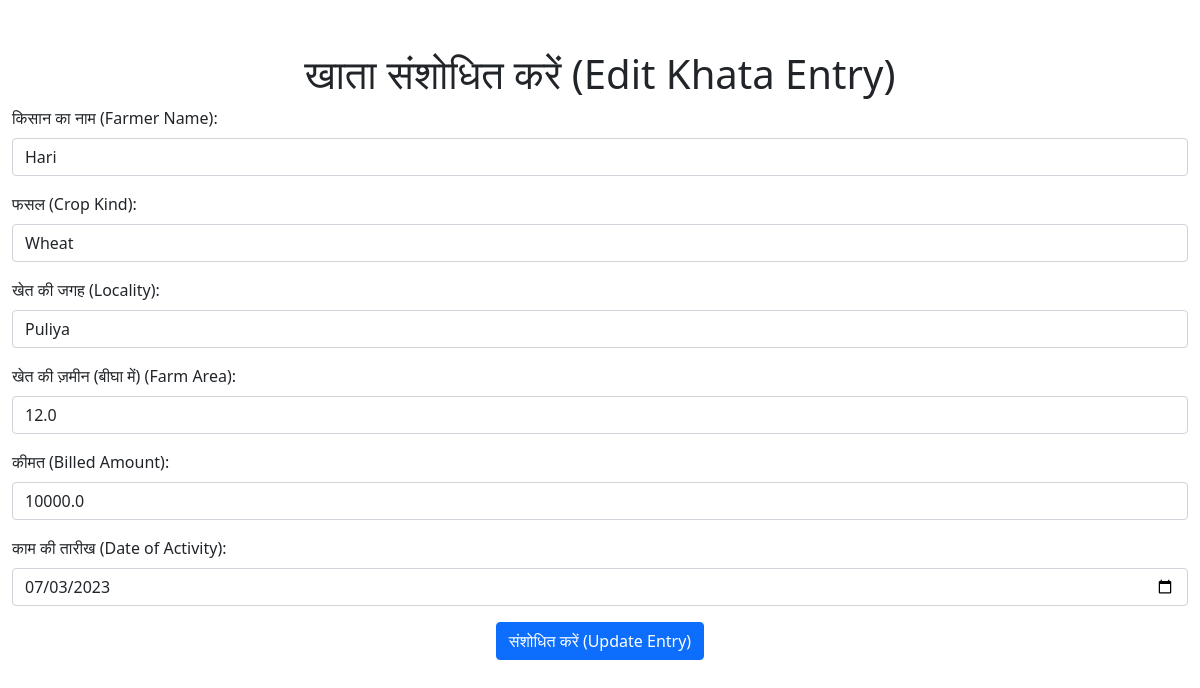
Page /edit_entry/1 on the earlier database version.
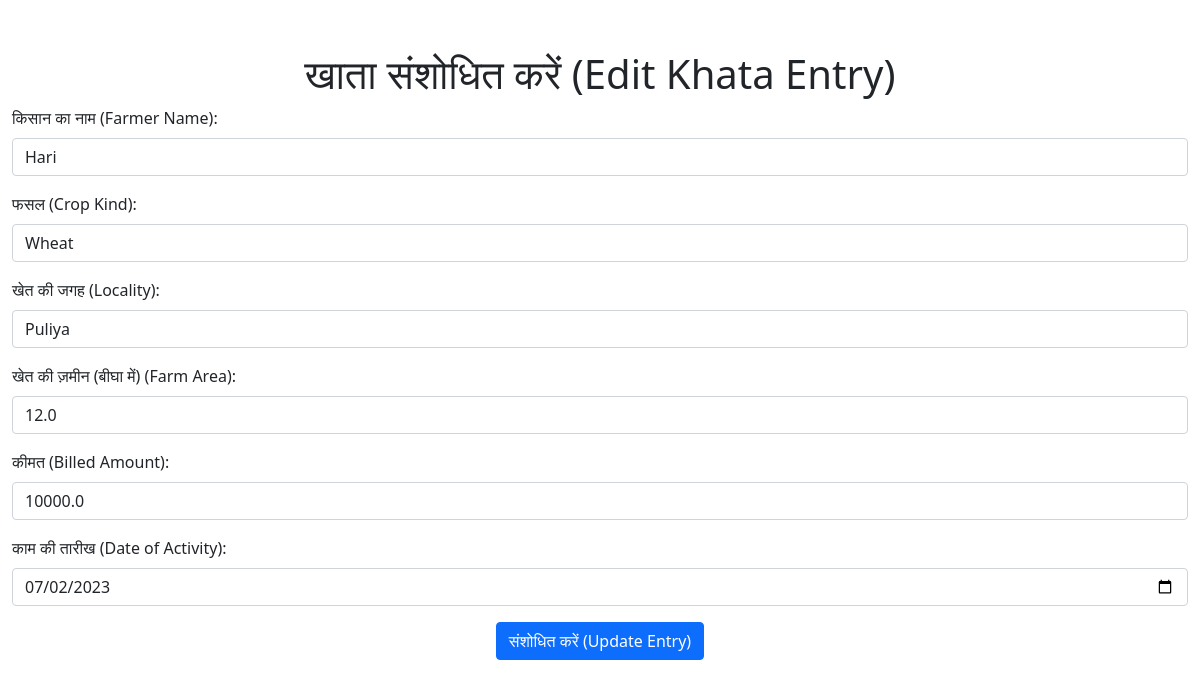
Same page on the later database version.
### app.py (models this page shows, shortened)
class KhataEntry(db.Model):
    id = db.Column(db.Integer, primary_key=True)
    lender_id = db.Column(db.Integer, db.ForeignKey('user.id'), nullable=False, index=True)
    farmer_name = db.Column(db.String(100), nullable=False)
    crop_kind = db.Column(db.String(100), nullable=False)
    locality = db.Column(db.String(100), nullable=False)
    farm_area = db.Column(db.Float, nullable=False)
    billed_amount = db.Column(db.Float, nullable=False)
    date_of_activity = db.Column(db.DateTime, nullable=False, default=datetime.utcnow)

### app.py (the view, shortened to what this page needs)
@login_required
@app.route('/edit_entry/<int:entry_id>', methods=['GET', 'POST'])
def edit_entry(entry_id):
    entry = KhataEntry.query.get_or_404(entry_id)
    return render_template('edit_entry.html', entry=entry)

### templates/edit_entry.html (shortened to what this page needs)
<!DOCTYPE html>
<html>
<head>
    <link rel="stylesheet" href="https://stackpath.bootstrapcdn.com/bootstrap/5.0.0-alpha1/css/bootstrap.min.css">
</head>
<body>
    <div class="container">
        <h1 class="text-center">खाता संशोधित करें (Edit Khata Entry)</h1>
        <form method="POST" action="/edit_entry/{{ entry.id }}">
            <div class="mb-3">
                <label for="farmer_name" class="form-label">किसान का नाम (Farmer Name):</label>
                <input type="text" id="farmer_name" name="farmer_name" value="{{ entry.farmer_name }}" class="form-control" required>
            </div>
            <div class="mb-3">
                <label for="crop_kind" class="form-label">फसल (Crop Kind):</label>
                <input type="text" id="crop_kind" name="crop_kind" value="{{ entry.crop_kind }}" class="form-control" required>
            </div>
            <div class="mb-3">
                <label for="locality" class="form-label">खेत की जगह (Locality):</label>
                <input type="text" id="locality" name="locality" value="{{ entry.locality }}" class="form-control" required>
            </div>
            <div class="mb-3">
                <label for="farm_area" class="form-label">खेत की ज़मीन (बीघा में) (Farm Area):</label>
                <input type="number" id="farm_area" name="farm_area" step="0.25" value="{{ entry.farm_area }}" class="form-control" required>
            </div>
            <div class="mb-3">
                <label for="billed_amount" class="form-label">कीमत (Billed Amount):</label>
                <input type="number" id="billed_amount" name="billed_amount" step="10" value="{{ entry.billed_amount }}" class="form-control" required>
            </div>
            <div class="mb-3">
                <label for="date_of_activity" class="form-label">काम की तारीख (Date of Activity):</label>
                <input type="date" id="date_of_activity" name="date_of_activity" value="{{ entry.date_of_activity.strftime('%Y-%m-%d') }}" class="form-control" required>
            </div>
            <div class="text-center">
                <input type="submit" value="संशोधित करें (Update Entry)" class="btn btn-primary">
            </div>
        </form>
    </div>
</body>
</html>

Differences in the rows shown:
changed KhataEntry "Hari": date_of_activity "07/03/2023" → "07/02/2023"
